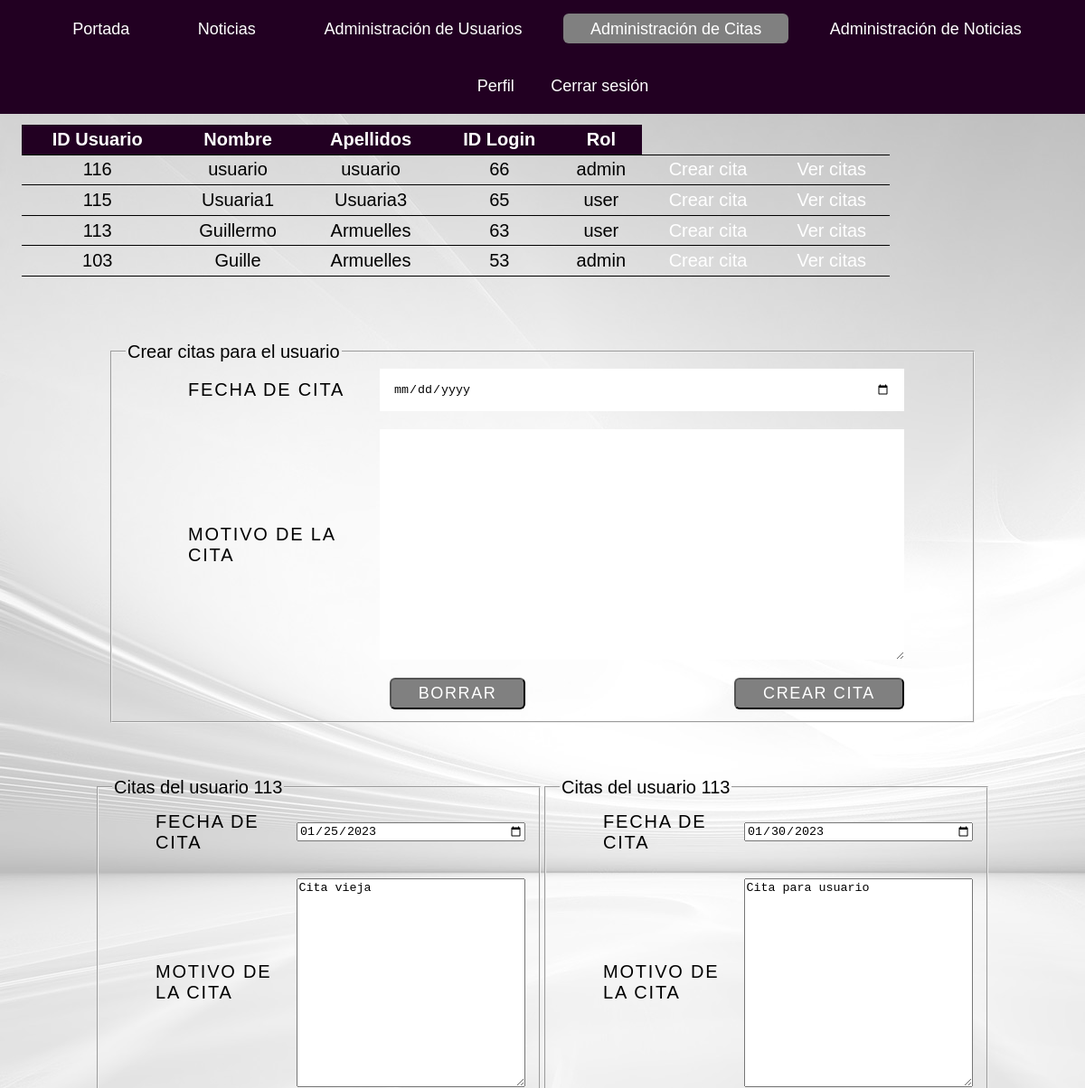
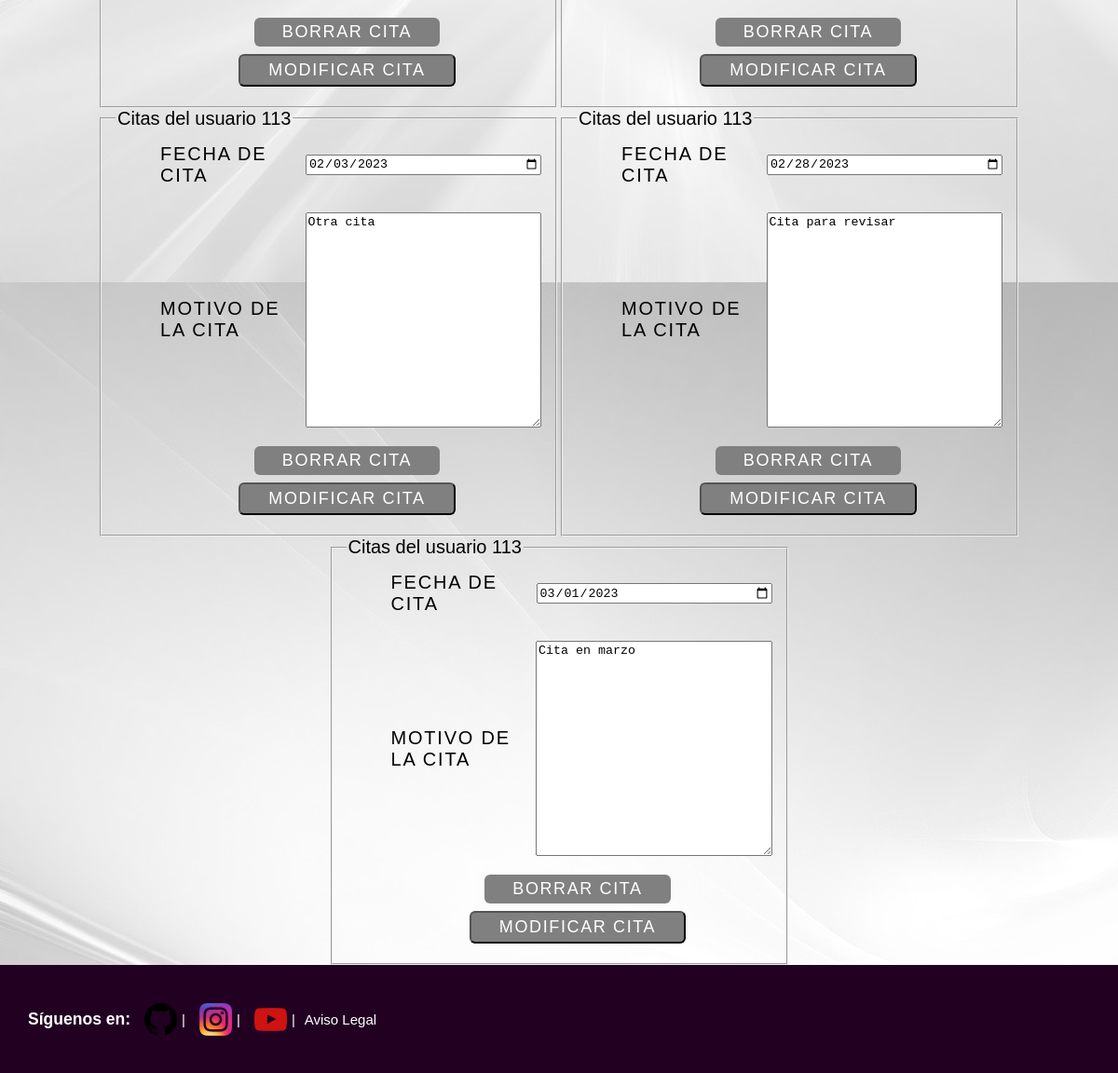
The page /views/citaciones/citaciones-administracion.php?idverCita=113 (signed in) on the database its author committed (2 pictures, top to bottom).
### tables this page shows
CREATE TABLE `users_login` (
  `idLogin` int(11) NOT NULL,
  `idUser` int(11) NOT NULL,
  `usuario` varchar(50) NOT NULL,
  `password` varchar(255) NOT NULL,
  `rol` enum('admin','user') NOT NULL
);

CREATE TABLE `users_data` (
  `idUser` int(11) NOT NULL,
  `nombre` varchar(25) NOT NULL,
  `apellidos` varchar(50) NOT NULL,
  `email` varchar(50) NOT NULL,
  `telefono` varchar(20) NOT NULL,
  `fNac` date NOT NULL,
  `direccion` varchar(100) DEFAULT NULL,
  `sexo` enum('','hombre','mujer') DEFAULT NULL
);

CREATE TABLE `citas` (
  `idCita` int(11) NOT NULL,
  `idUser` int(11) NOT NULL,
  `fecha_cita` date NOT NULL,
  `motivo_cita` varchar(120) DEFAULT NULL
);

### views/citaciones/citaciones-administracion.php (the view, shortened to what this page needs)
    <?php include("./listaUsuarios.php"); ?>
    <?php include("../conexionBBDD.php"); ?>
    <?php
    $idcrearCita = filter_input(INPUT_GET, 'idcrearCita', FILTER_SANITIZE_NUMBER_INT);
    $fcita = filter_input(INPUT_GET, 'fcita', FILTER_SANITIZE_FULL_SPECIAL_CHARS);
    $motivo = urldecode(filter_input(INPUT_GET, 'motivo', FILTER_SANITIZE_FULL_SPECIAL_CHARS));
    $idVacio = filter_input(INPUT_GET, 'idVacio', FILTER_SANITIZE_FULL_SPECIAL_CHARS);
    ?>
    <div class="container">
        <form action="./crearCitasAdmin.php" method="post">
        <fieldset>
            <legend> Crear citas para el usuario <?php echo ($idVacio==null)?$idcrearCita:$idVacio ?> </legend>
                <ul class="flex-outer">
                    <li>
                        <label for="fcita">Fecha de cita</label>
                        <input type="date" name="fcita"
                            placeholder="Elija la fecha de su cita"
                            value="<?php echo($fcita==1)?"":$fcita ?>"
                            title="Elija la fecha de su cita"
                            min="<?php echo date("Y-m-d"); ?>" >
                    </li>
                    <li>
                        <label for="motivo">Motivo de la cita</label>
                        <textarea name="motivo" rows="15"><?php echo $motivo=$motivo ?></textarea>
                    </li>
                    <li class="liButtons">
                        <button type="reset">Borrar</button>
                        <button type="submit"> Crear cita </button>
                    </li>
                </ul>
        </fieldset>
        </form>
    </div>
    <?php
    $idverCita = filter_input(INPUT_GET, 'idverCita', FILTER_SANITIZE_NUMBER_INT);
    ?>
    <div class="principal">
    <?php
        $result = $mysqli -> query("SELECT * FROM citas WHERE idUser = '".$idverCita."' ORDER BY fecha_cita ASC");
        if(!$result -> num_rows){
            echo "No hay registro de citas para este usuario";
        } else {
            while($qry = $result -> fetch_array()){
    ?>
            <form action="./modificarCitasAdmin.php" method="post">
            <fieldset>
                <legend> Citas del usuario <?php echo $qry["idUser"] ?> </legend>
                    <ul class="flex-outer-citas">
                        <li>
                            <label for="modfcita">Fecha de cita</label>
                            <input type="date" name="modfcita"
                                value="<?php echo $qry["fecha_cita"] ?>"
                                title="Elija la fecha de su cita"
                                min="<?php echo date("Y-m-d"); ?>" >
                        </li>
                        <li>
                            <label for="modmotivo">Motivo de la cita</label>
                            <textarea name="modmotivo" rows="15"><?php echo $qry["motivo_cita"] ?></textarea>
                        </li>
                        <li class="liButtons">
                            <a href="./borrarCitasAdmin.php?idCita=.<?php echo ($qry['idCita']) ?>.&fcita=.<?php echo ($qry['fecha_cita']) ?>"> Borrar cita </a>
                            <button type="submit"> Modificar cita </button>
                        </li>
                    </ul>
            </fieldset>
            </form>
    <?php
            }
        }
    ?>
    </div>
<?php include "../footer.php" ?>

### views/citaciones/listaUsuarios.php (shortened to what this page needs)
<?php include("../conexionBBDD.php"); ?>
<table>
    <tr>
        <th>ID Usuario</th>
        <th>Nombre</th>
        <th>Apellidos</th>
        <th>ID Login</th>
        <th>Rol</th>
    </tr>
<?php
    $usuarios = $mysqli -> query("SELECT * FROM users_data JOIN users_login ON users_data.idUser = users_login.idUser
    ORDER BY idLogin DESC");
    if(!$usuarios -> num_rows) {
        echo "No hay registros";
    } else {
        while($busqueda = $usuarios -> fetch_array()){
    ?>
            <tr>
                <td><?php echo $busqueda['idUser'] ?></td>
                <td><?php echo $busqueda['nombre'] ?></td>
                <td><?php echo $busqueda['apellidos'] ?></td>
                <td><?php echo $busqueda['idLogin'] ?></td>
                <td><?php echo $busqueda['rol'] ?></td>
                <td>
                    <a href="./citaciones-administracion.php?idcrearCita=<?php echo $busqueda['idUser'] ?>">
                    Crear cita
                    </a>
                </td>
                <td>
                    <a href="./citaciones-administracion.php?idverCita=<?php echo $busqueda['idUser'] ?>">
                    Ver citas
                    </a>
                </td>
            </tr>
<?php
        }
    }
?>
</table>

### css/estilos.css (style rules this page uses)
:root { --colorFondo: white; --hover: darkcyan; --fondoMenu: rgb(34, 0, 34); --colorTexto: white; }
html, body { margin:0; padding:0px; font-size:20px; font-family: Helvetica, sans-serif; }
body { background-image: url(../asset/images/logo3.jpg); background-attachment: fixed; overflow-x: hidden; box-sizing: border-box; display: flex; flex-direction: column; min-height: 100vh; }
a { text-decoration: none; color: var(--colorTexto); }
.container { width: 80%; max-width: 1200px; margin: 0 auto; padding: 5% 0; }
.container * { box-sizing: border-box; }
.flex-outer, .flex-inner { list-style-type: none; padding: 0; }
.flex-outer { max-width: 800px; margin: 0 auto; }
.flex-outer li, .flex-inner { display: flex; flex-wrap: wrap; align-items: center; }
.flex-outer > li:not(:last-child) { margin-bottom: 20px; }
.flex-outer li label, .flex-outer li p { padding: 8px; font-weight: 200; letter-spacing: .09em; text-transform: uppercase; }
.flex-outer > li >label, .flex-outer li p { flex: 1 0 120px; max-width: 220px; }
.flex-outer > li > label + *, .flex-inner { flex: 1 0 220px; }
.flex-outer li input:not([type='radio']), .flex-outer li textarea { padding: 15px; border: none; }
.flex-outer .liButtons { display: flex; flex-wrap: wrap; align-items: center; }
.flex-outer .liButtons button { background-color: gray; color: var(--colorTexto); text-transform: uppercase; letter-spacing: 0.09em; padding: 5px 30px; margin-left: auto; border-radius: 6px; font-size: large; }
.principal { display: flex; flex-wrap: wrap; justify-content: center; }
.flex-outer-citas { max-width: 500px; margin: 0 auto; }
.flex-outer-citas li { display: flex; flex-wrap: wrap; align-items: center; list-style-type: none; }
.flex-outer-citas li label { padding: 8px; font-weight: 200; letter-spacing: .09em; text-transform: uppercase; }
.flex-outer-citas > li >label { flex: 1 0 120px; max-width: 220px; }
.flex-outer-citas > li > label + * { flex: 1 0 220px; }
.flex-outer-citas > li:not(:last-child) { margin-bottom: 20px; }
.flex-outer-citas .liButtons { display: flex; flex-wrap: wrap; flex-direction: column; justify-content: center; }
.flex-outer-citas .liButtons button, .flex-outer-citas .liButtons a { background-color: gray; color: var(--colorTexto); text-transform: uppercase; letter-spacing: 0.09em; padding: 5px 30px; border-radius: 6px; font-size: large; margin-bottom: 2%; }
table, th, tr, td { margin: 1% 2% 1%; padding: 0.5%; border-bottom: 1px solid black; border-collapse: collapse; text-align: center; }
table { width: 80%; }
th { background-color: var(--fondoMenu); color: var(--colorTexto); }

### rows shown on the page
users_login: idUser "116", idUser.nombre "usuario", idUser.apellidos "usuario", idLogin "66", rol "admin"
users_login: idUser "115", idUser.nombre "Usuaria1", idUser.apellidos "Usuaria3", idLogin "65", rol "user"
users_login: idUser "113", idUser.nombre "Guillermo", idUser.apellidos "Armuelles", idLogin "63", rol "user"
users_login: idUser "103", idUser.nombre "Guille", idUser.apellidos "Armuelles", idLogin "53", rol "admin"
citas: idUser "113", modfcita "01/25/2023", modmotivo "Cita vieja"
citas: idUser "113", modfcita "01/30/2023", modmotivo "Cita para usuario"
citas: idUser "113", modfcita "02/03/2023", modmotivo "Otra cita"
citas: idUser "113", modfcita "02/28/2023", modmotivo "Cita para revisar"
citas: idUser "113", modfcita "03/01/2023", modmotivo "Cita en marzo"
